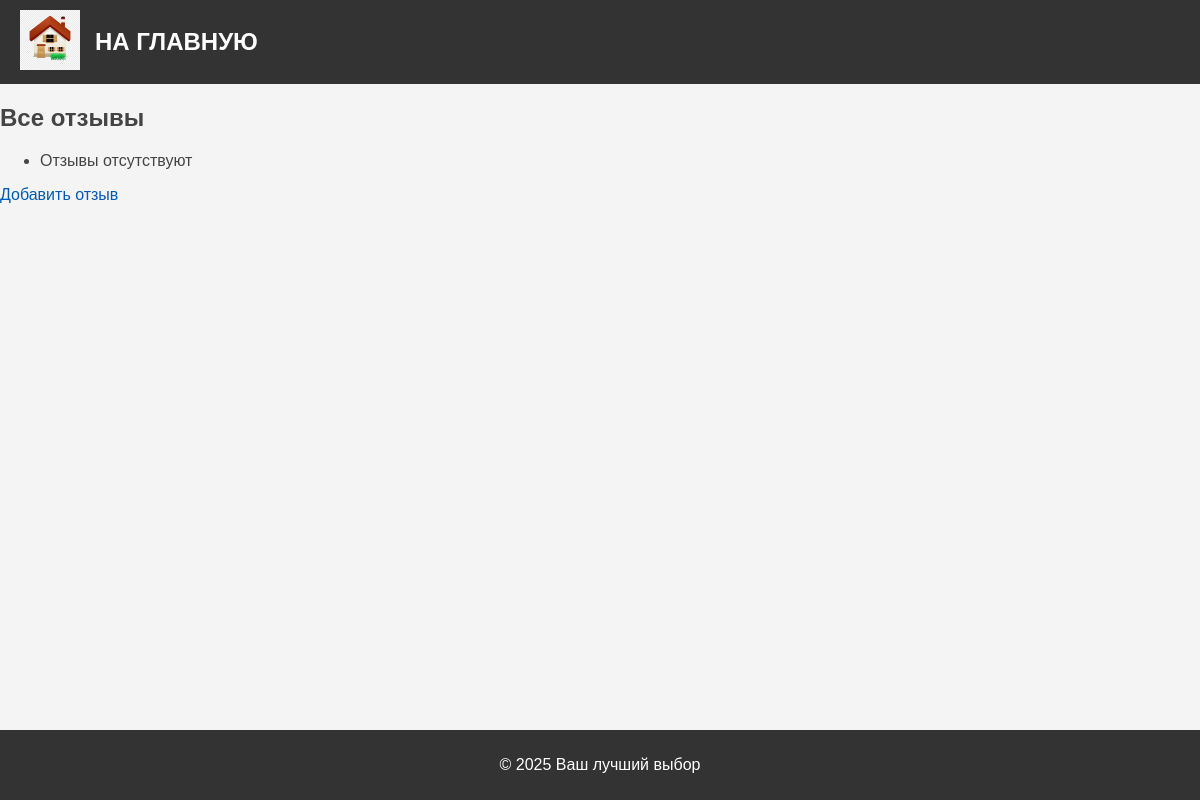
The app's page /reviews/review_list/, older data.
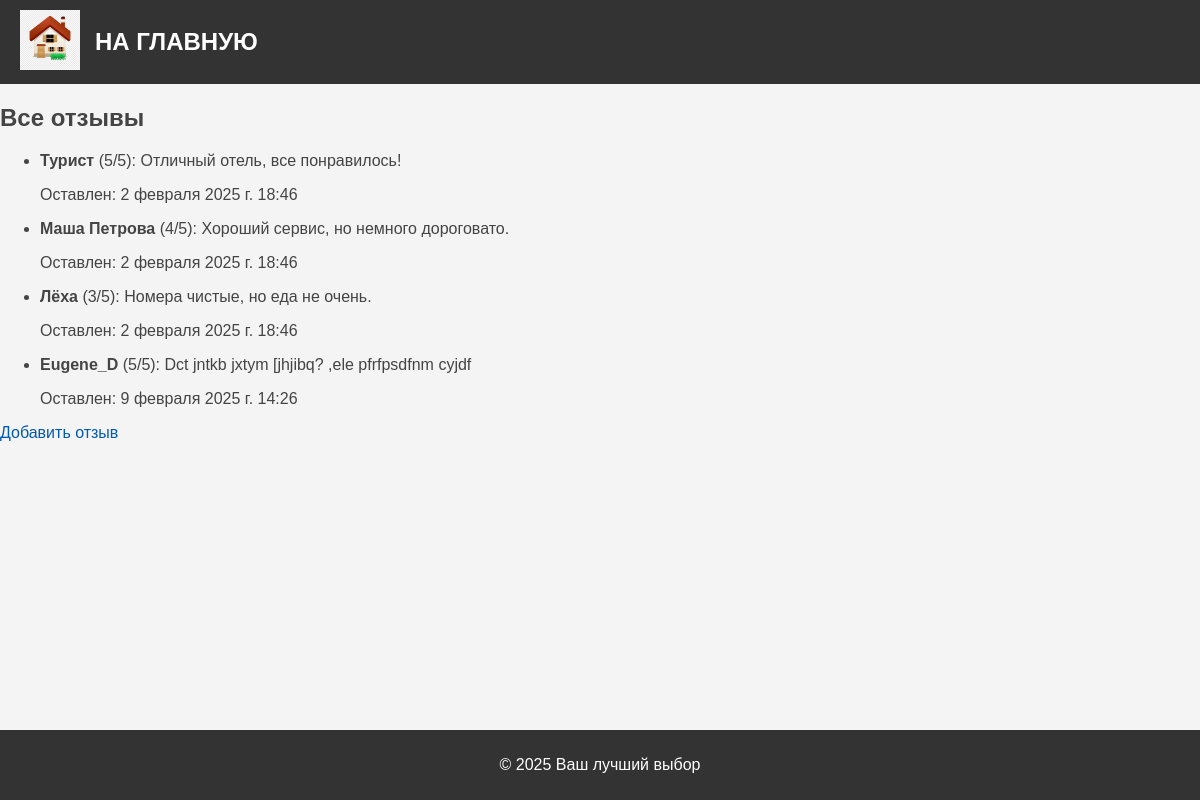
The same page, newer data.
### reviews/models.py (models this page shows, shortened)
class Review(models.Model):
    user_name = models.CharField(max_length=100, verbose_name="Имя пользователя")
    review_text = models.TextField(verbose_name="Текст отзыва")
    rating = models.IntegerField(verbose_name="Оценка")
    created_at = models.DateTimeField(auto_now_add=True, verbose_name="Дата создания")
    class Meta:
        verbose_name = "Отзыв"
        verbose_name_plural = "Отзывы"

### reviews/views.py (the view)
# urls.py: path('review_list/', views.review_list, name='review_list'),
def review_list(request):
    reviews = Review.objects.all()
    context = {
        "reviews": reviews,
    }
    return render(request, "reviews/review_list.html", context)

### reviews/templates/reviews/review_list.html (shortened to what this page needs)
{% extends 'base/base.html' %}
{% block content %}
<h2>Все отзывы</h2>
<ul>
    {% for review in reviews %}
    <li>
        <p><strong>{{ review.user_name }}</strong> ({{ review.rating }}/5): {{ review.review_text }}</p>
        <p>Оставлен: {{ review.created_at }}</p>
    </li>
    {% empty %}
    <li>Отзывы отсутствуют</li>
    {% endfor %}
</ul>
<a href="{% url 'add_review' %}" class="btn btn-primary mb-3">Добавить отзыв</a>
{% endblock %}

Row changes from the older to the newer data that the page shows:
added Review: user_name "Турист", rating "5", review_text "Отличный отель, все понравилось!", created_at "2 февраля 2025 г. 18:46"
added Review: user_name "Маша Петрова", rating "4", review_text "Хороший сервис, но немного дороговато.", created_at "2 февраля 2025 г. 18:46"
added Review: user_name "Лёха", rating "3", review_text "Номера чистые, но еда не очень.", created_at "2 февраля 2025 г. 18:46"
added Review: user_name "Eugene_D", rating "5", review_text "Dct jntkb jxtym [jhjibq? ,ele pfrfpsdfnm cyjdf", created_at "9 февраля 2025 г. 14:26"
Text that changed along with them:
text no longer shown: "Отзывы отсутствуют"
